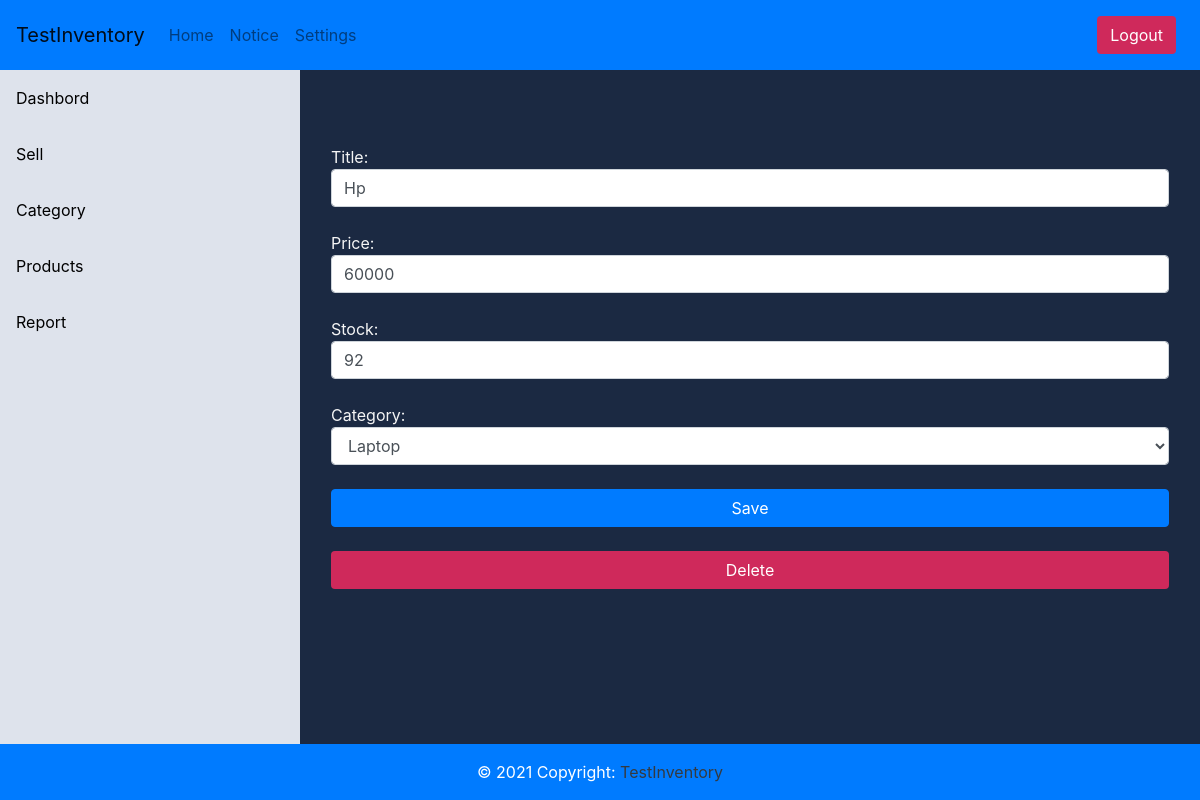
The page /edit_product/18 (signed in) on the database its author committed.
### inventory/models.py (models this page shows, shortened)
class product(models.Model):
    title = models.CharField(max_length=100)
    stock = models.IntegerField(default=0)
    total_sell = models.IntegerField(default=0)
    price = models.IntegerField(default=0)
    category = models.CharField(max_length=100)
    date = models.DateField(default=datetime.today)

### inventory/views.py (the view)
# urls.py: path('edit_product/<int:id>', views.edit_product, name='edit_product'),
def edit_product(request, id):
    if request.user.is_authenticated:
        if request.method == 'POST':
            title = request.POST['title']
            price = request.POST['price']
            stock = request.POST['stock']
            catname = request.POST['category']
            updateCat = cat.objects.get(
                name=product.objects.filter(id=id)[0].category)
            updateCat.count -= 1
            updateCat.save()
            update_product = product.objects.get(id=id)
            update_product.title = title
            update_product.price = price
            update_product.stock = stock
            update_product.category = catname
            update_product.save()
            updateCat = cat.objects.get(name=catname)
            updateCat.count += 1
            updateCat.save()
            return redirect(products)
        else:
            singleProduct = product.objects.filter(id=id)
            allcat = cat.objects.all()
            return render(request, 'option/edit_product.html', {'product': singleProduct[0], 'cat': allcat})
    else:
        return redirect(index)

### template/option/edit_product.html (shortened to what this page needs)
{%extends 'base.html'%}
{%block body%}
<div class="content">
  <div class="container mt-1">
    <form action="" method="POST" style="color: whitesmoke;">
      Title:<input type="text" class="form-control" name="title" value="{{product.title}}"><br>
      Price:<input type="text" class="form-control" name="price" value="{{product.price}}"><br>
      Stock:<input type="text" class="form-control" name="stock" value="{{product.stock}}"><br>
      Category:<select class="form-control" name="category" value="{{product.category}}">
        <option value="{{product.category}}" style="color: gray;">{{product.category}}</option>
      </select><br>
      <button type="submit" class="btn-block btn btn-primary">Save</button>
    </form>
    <br>
    <a href="del_product/{{product.id}}" onclick="return confirm('Are you sure you want to delete this?')"><button
        class="btn-block btn" style="background-color:rgb(207, 41, 91); color: white;">Delete</button></a>
  </div>
</div>
<br>
<br>
<br>
<br>
<br>
{%endblock%}

### template/slidebar.html (style rules this page uses)
div.content { margin-left: 300px; margin-top: 70px; padding: 1px 16px; height: 100%; }

### rows shown on the page
product: title "Hp", price "60000", stock "92", category "Laptop"
